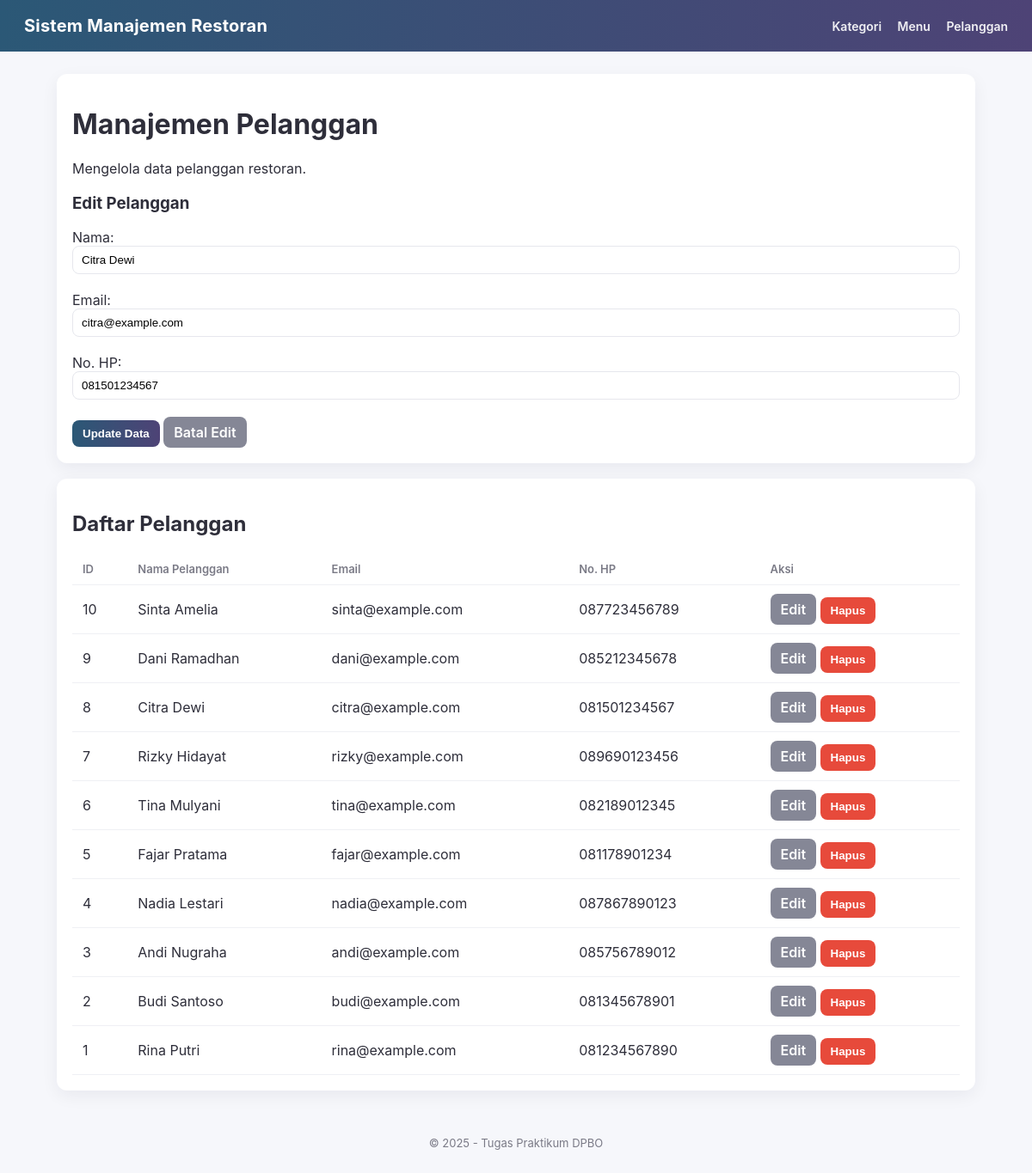
Screenshot of /index.php?page=pelanggan&action=edit&id=8 with the database file from the repository.
### tables this page shows
CREATE TABLE `pelanggan` (
  `id_pelanggan` int(11) NOT NULL,
  `nama_pelanggan` varchar(150) NOT NULL,
  `email` varchar(100) NOT NULL,
  `no_hp` varchar(20) DEFAULT NULL
);

### class/Pelanggan.php (called while the page is built, shortened)
<?php
class Pelanggan {
    private $conn;
    private $table_name = "pelanggan";
    public function __construct($db) {
        $this->conn = $db;
    }
    public function readAll() {
        $sql = "SELECT * FROM " . $this->table_name . " ORDER BY id_pelanggan DESC";
        $stmt = $this->conn->prepare($sql);
        $stmt->execute();
        return $stmt;
    }
    public function read($id) {
        $sql = "SELECT * FROM " . $this->table_name . " WHERE id_pelanggan = ? LIMIT 1";
        $stmt = $this->conn->prepare($sql);
        $stmt->execute([$id]);
        return $stmt->fetch(PDO::FETCH_ASSOC);
    }
}
?>

### view/pelanggan.php (the view, shortened to what this page needs)
<?php
include 'class/Pelanggan.php';
$database = new Database();
$db = $database->getConnection();
$pelanggan = new Pelanggan($db);
$action = isset($_GET['action']) ? $_GET['action'] : '';
$data_edit = null;
try {
    if ($action == 'edit' && isset($_GET['id'])) {
        $data_edit = $pelanggan->read($_GET['id']);
    }
    $stmt = $pelanggan->readAll();
} catch (PDOException $e) {
    echo "Error: " . $e->getMessage();
}
?>
<div class="card">
	<h1>Manajemen Pelanggan</h1>
	<p>Mengelola data pelanggan restoran.</p>
<form action="index.php?page=pelanggan" method="POST">
	<h3><?php echo $data_edit ? 'Edit Pelanggan' : 'Tambah Pelanggan Baru'; ?></h3>
	<label>Nama:</label><br>
	<input type="text" name="nama" value="<?php echo $data_edit ? htmlspecialchars($data_edit['nama_pelanggan'], ENT_QUOTES, 'UTF-8') : ''; ?>" required>
	<br><br>
	<label>Email:</label><br>
	<input type="text" name="email" value="<?php echo $data_edit ? htmlspecialchars($data_edit['email'], ENT_QUOTES, 'UTF-8') : ''; ?>" required>
	<br><br>
	<label>No. HP:</label><br>
	<input type="text" name="no_hp" value="<?php echo $data_edit ? htmlspecialchars($data_edit['no_hp'], ENT_QUOTES, 'UTF-8') : ''; ?>">
	<br><br>
	<button type="submit" class="btn btn-primary"><?php echo $data_edit ? 'Update Data' : 'Simpan Data Baru'; ?></button>
	<?php if ($data_edit): ?>
		<a class="btn btn-secondary" href="index.php?page=pelanggan">Batal Edit</a>
	<?php endif; ?>
</form>
</div>
<div class="card">
	<h2>Daftar Pelanggan</h2>
	<table>
	<thead>
		<tr>
			<th>ID</th>
			<th>Nama Pelanggan</th>
			<th>Email</th>
			<th>No. HP</th>
			<th>Aksi</th>
		</tr>
	</thead>
	<tbody>
		<?php while ($row = $stmt->fetch(PDO::FETCH_ASSOC)): ?>
			<tr>
				<td><?php echo htmlspecialchars($row['id_pelanggan'], ENT_QUOTES, 'UTF-8'); ?></td>
				<td><?php echo htmlspecialchars($row['nama_pelanggan'], ENT_QUOTES, 'UTF-8'); ?></td>
				<td><?php echo htmlspecialchars($row['email'], ENT_QUOTES, 'UTF-8'); ?></td>
				<td><?php echo htmlspecialchars($row['no_hp'], ENT_QUOTES, 'UTF-8'); ?></td>
				<td class="table-actions actions">
					<a class="btn btn-secondary" href="index.php?page=pelanggan&action=edit&id=<?php echo htmlspecialchars($row['id_pelanggan'], ENT_QUOTES, 'UTF-8'); ?>">Edit</a>
					<form action="index.php?page=pelanggan" method="POST" style="display:inline;" onsubmit="return confirm('Anda yakin ingin menghapus data ini?');">
						<button type="submit" class="btn btn-danger">Hapus</button>
					</form>
				</td>
			</tr>
		<?php endwhile; ?>
	</tbody>
</table>
</div>

### style.css (style rules this page uses)
:root { --bg:#f6f7fb; --card:#ffffff; --primary1:#2b5876; --primary2:#4e4376; --text:#2e2e3a; --muted:#7a7a86; }
* { box-sizing:border-box }
body { font-family: Inter, system-ui, -apple-system, "Segoe UI", Roboto, "Helvetica Neue", Arial; margin:0; background:var(--bg); color:var(--text); -webkit-font-smoothing:antialiased; }
.card { background:var(--card); border-radius:12px; padding:18px; box-shadow:0 6px 20px rgba(20,20,50,0.06); margin-bottom:18px; }
table { width:100%;border-collapse:collapse;background:transparent }
th,td { padding:10px 12px;text-align:left;border-bottom:1px solid #eff0f4 }
th { font-size:13px;color:var(--muted);font-weight:600 }
.btn { display:inline-block; padding:8px 12px; border-radius:8px; border:none; cursor:pointer; font-weight:600; text-decoration:none; color:inherit; }
.btn-primary { background:linear-gradient(90deg,var(--primary1),var(--primary2));color:#fff }
.btn-secondary { background:#858796;color:#fff }
.btn-danger { background:#e74a3b;color:#fff }
input[type=text], input[type=number], select { padding:8px 10px;border-radius:8px;border:1px solid #e6e7ed;width:100%; }

### rows the page displays
pelanggan: nama "Citra Dewi", email "citra@example.com", no_hp "081501234567", id_pelanggan "8", nama_pelanggan "Citra Dewi"
pelanggan: id_pelanggan "10", nama_pelanggan "Sinta Amelia", email "sinta@example.com", no_hp "087723456789"
pelanggan: id_pelanggan "9", nama_pelanggan "Dani Ramadhan", email "dani@example.com", no_hp "085212345678"
pelanggan: id_pelanggan "7", nama_pelanggan "Rizky Hidayat", email "rizky@example.com", no_hp "089690123456"
pelanggan: id_pelanggan "6", nama_pelanggan "Tina Mulyani", email "tina@example.com", no_hp "082189012345"
pelanggan: id_pelanggan "5", nama_pelanggan "Fajar Pratama", email "fajar@example.com", no_hp "081178901234"
pelanggan: id_pelanggan "4", nama_pelanggan "Nadia Lestari", email "nadia@example.com", no_hp "087867890123"
pelanggan: id_pelanggan "3", nama_pelanggan "Andi Nugraha", email "andi@example.com", no_hp "085756789012"
pelanggan: id_pelanggan "2", nama_pelanggan "Budi Santoso", email "budi@example.com", no_hp "081345678901"
pelanggan: id_pelanggan "1", nama_pelanggan "Rina Putri", email "rina@example.com", no_hp "081234567890"
